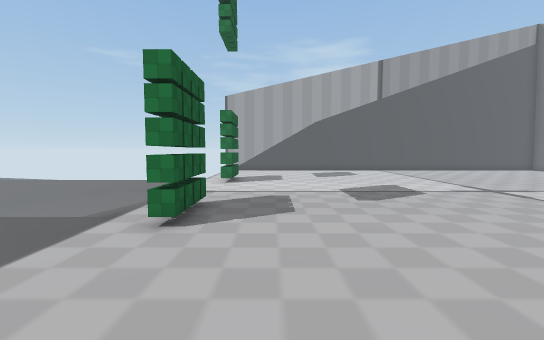
View 1 (above)

16 first-person views from a walk through a Unity game level. The camera is 1.4 m above the floor, tilts 4° down and sees 90° across. The floor is counted in squares, 1 m on a side. Each view is taken from the middle of a square. On the plan, view 1 faces up. The plan holds only what a view shows up to about 13 squares ahead; the rest is blank. The place goes on beyond the plan. The player is left out.

View 2
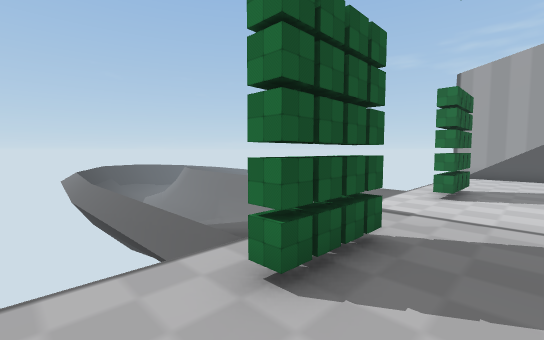

View 3
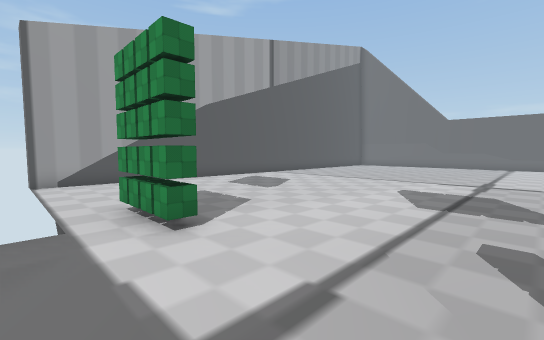

View 4
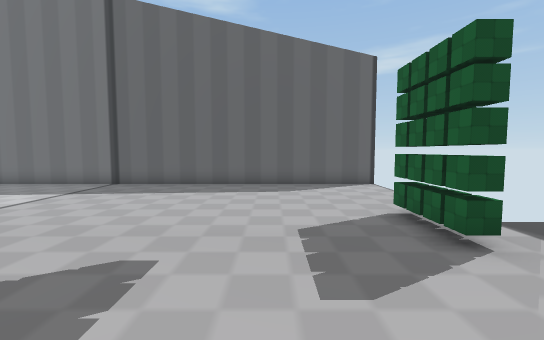

View 5
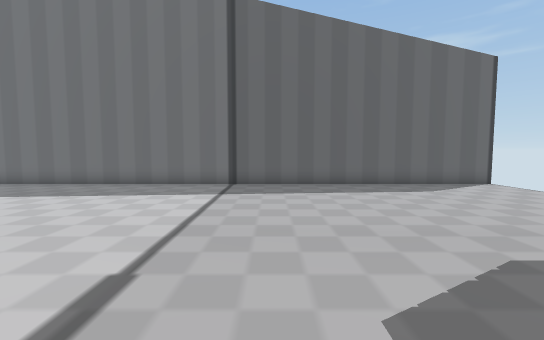

View 6
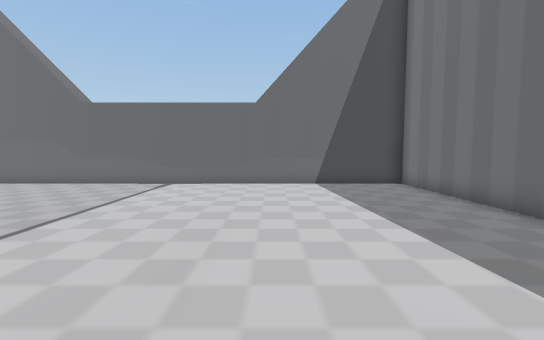

View 7
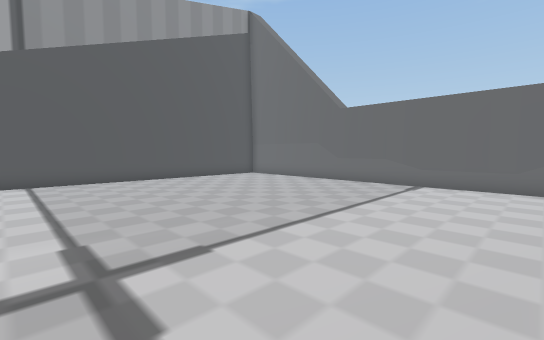

View 8
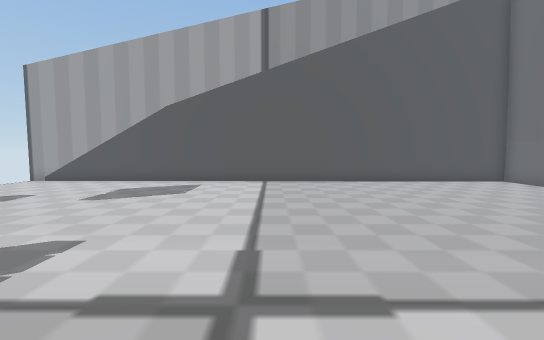

View 9
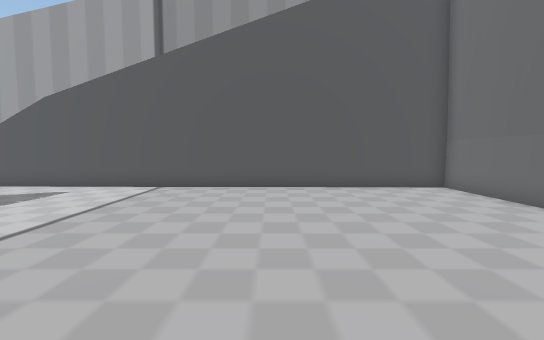

View 10
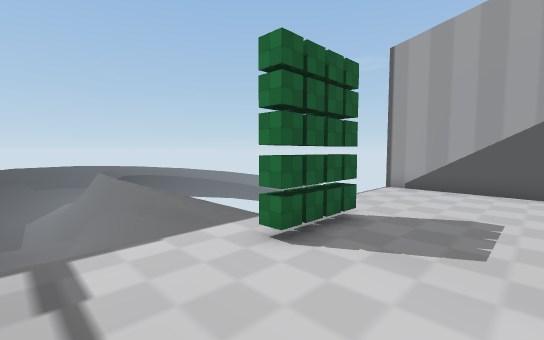

View 11
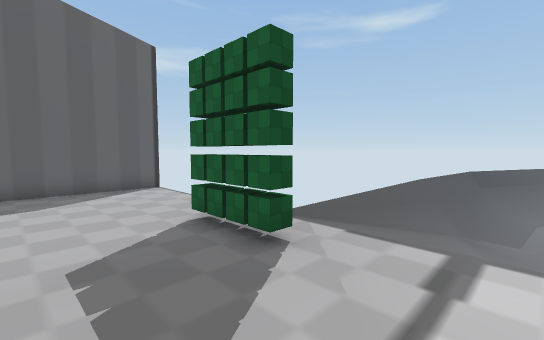

View 12
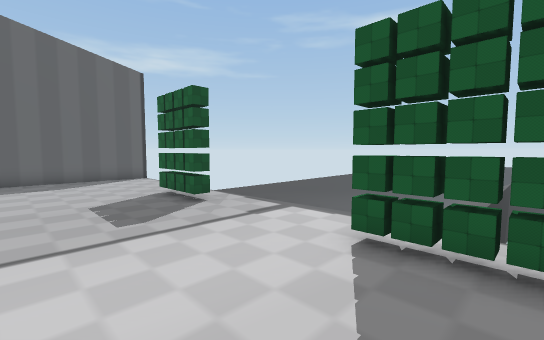

View 13
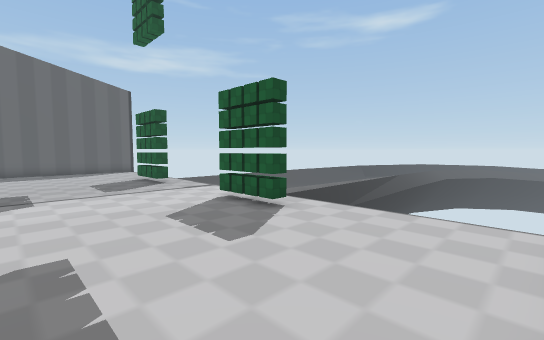

View 14
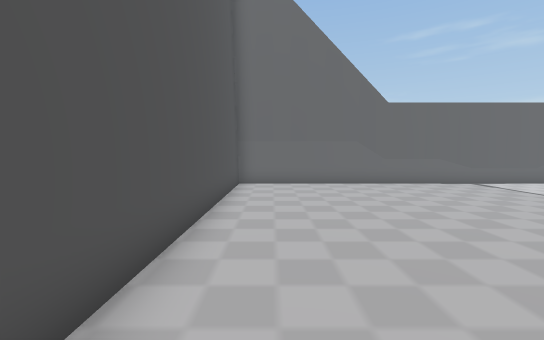

View 15
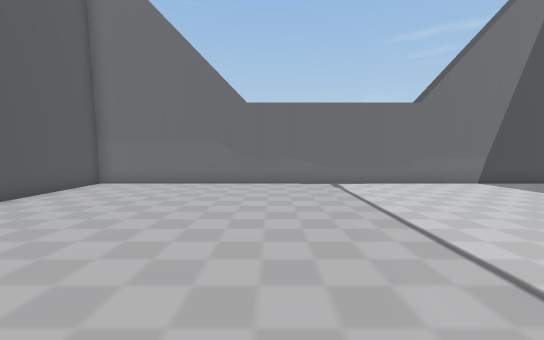

View 16
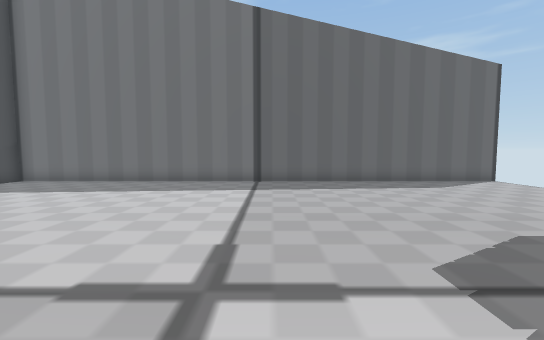

### Floor plan
Key: @ floor where view 1 was taken; # wall or solid block; . floor; / step, stairs or slope; = window, fence, low wall or low ledge; v drop or lower ground.
Columns run from 12 left of view 1 to 19 right of it. Each row starts with its distance up from view 1.
 20          ### ////###############
 19          ......................#
 18          ......................#
 17          ......................#
 16          ......................#
 15          ......................#
 14  v v     .#....................#
 13 ##vvvvvvv.=....................#
 12 ====/////.#....................#
 11 /////////......................#
 10 =/////  /......................#
  9 //    ///......................#
  8 =////////......................#
  7 /////////.#....................#
  6 ======///.#....................#
  5 vvvvvvvv .#....................#
  4          ......................#
  3          ......................#
  2          ......................#
  1          ......................#
  0          ...@..................#
 -1          #######################

Positions as (right, up) in squares from view 1, and headings:
1: (0, 0), facing up
2: (0, 3), facing up-left
3: (-4, 8), facing up-right
4: (1, 11), facing down
5: (6, 11), facing down
6: (7, 5), facing right
7: (7, 6), facing up-right
8: (8, 7), facing up
9: (12, 9), facing up
10: (1, 9), facing up-left
11: (1, 10), facing down-left
12: (2, 14), facing down-left
13: (3, 19), facing down-left
14: (7, 18), facing right
15: (7, 12), facing right
16: (7, 12), facing down
